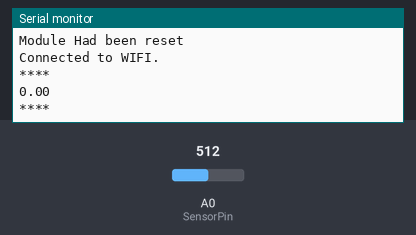
The sketch below on a simulated Arduino Uno, built with avr-gcc and run on an emulated ATmega328P. Shown: the last lines printed to the serial monitor. Inputs (shaded band) come from the test bench; at power-on: A0 (SensorPin) = 512. The modem accepts every AT command (registered, SIM ready, sends succeed) and sends nothing else.

Above: at 15.7 s.
15.8 s: A0 (SensorPin) set to 716
At 17.4 s:
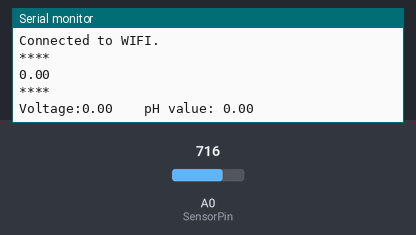
18.8 s: A0 (SensorPin) set to 900
At 25.3 s:
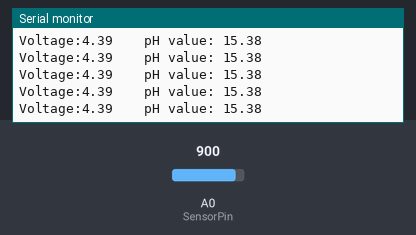
Timing chart, 0 to 26.3 s (numbered marks = the images above; inputs shaded):
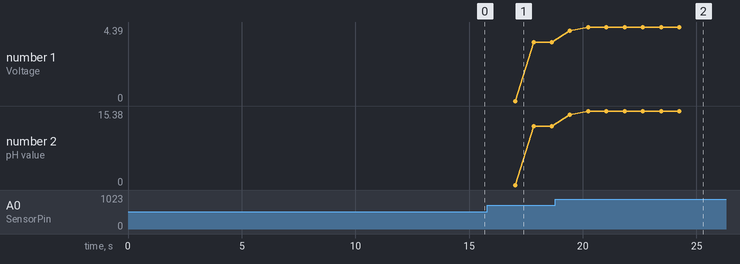

The sketch:

code3.ino
```cpp
//imported libraries
#include <SoftwareSerial.h>


static char respBuffer[4096];

// global constant
//const char ssid[] = "ZTEH108N_09850";
//const char ssidPass[] = "bawaldownload888";
//const char hostName[] = "http://192.168.43.198";

//const char ssid[] = "The-Promised-LAN-Jr";
//const char ssidPass[] = "passwordallcaps";
//const char hostName[] = "http://192.168.43.198";

const char ssid[] = "efs";
const char ssidPass[] = "starksten";
const char hostName[] = "http://192.168.43.198";

//const char ssid[] = "U-HACK";
//const char ssidPass[] = "UHACK@2018";
//const char hostName[] = "http://192.168.43.198";
const short hostPort = 9000;

unsigned long lastTimeMillis = 0;

String data = "tae:123";


// global var
float phValueGlobal = 0;
boolean isSetup = false;
String response = "";
String soil = "";
boolean sending = false;
boolean opened = false;
char temp[200];

SoftwareSerial esp8266(2, 3); /* RX:D3, TX:D2 */

#define SensorPin A0            //pH meter Analog output to Arduino Analog Input 0
#define Offset 0.00            //deviation compensate

#define samplingInterval 20
#define printInterval 800
#define ArrayLenth  40    //times of collection
int pHArray[ArrayLenth];   //Store the average value of the sensor feedback
int pHArrayIndex = 0;

void setup() {
  Serial.println("pH meter experiment!");
  esp8266.begin(115200);
  Serial.begin(115200);

  reset();
  delay(500);
  setupConfiguration();
  delay(1000);
  connect();
  delay(500);
  establishTCPConnection();
  delay(500);

}


void loop() {

  static unsigned long samplingTime = millis();
  static unsigned long printTime = millis();
  static float pHValue, voltage;
  if (millis() - samplingTime > samplingInterval)
  {
    pHArray[pHArrayIndex++] = analogRead(SensorPin);
    if (pHArrayIndex == ArrayLenth)pHArrayIndex = 0;
    voltage = avergearray(pHArray, ArrayLenth) * 5.0 / 1024;
    pHValue = 3.5 * voltage + Offset;
    samplingTime = millis();
  }
  if (millis() - printTime > printInterval)  //Every 800 milliseconds, print a numerical, convert the state of the LED indicator
  {
    Serial.print("Voltage:");
    Serial.print(voltage, 2);
    Serial.print("    pH value: ");
    Serial.println(pHValue, 2);
    phValueGlobal = pHValue;
    printTime = millis();
  }
//  delay(1000);
  send();
  //   getData();
  //   checkResponseValue();
  //   delay(1000);
}

void reset() {
  esp8266.println("AT+RST");
  delay(1000);
  if (esp8266.find("OK")) Serial.println("Module Had been reset");
}

void connect() {
//  const char cmd[] = "AT+CWJAP=\"ZTEH108N_09850\",\"bawaldownload888\"";
//  const char cmd[] = "AT+CWJAP=\"The-Promised-LAN-Jr\",\"passwordallcaps\"";
  const char cmd[] = "AT+CWJAP=\"efs\",\"starksten\"";
//  const char cmd[] = "AT+CWJAP=\"U-HACK\",\"UHACK@2018\"";
  esp8266.println(cmd);
  delay(4000);
  if (esp8266.find("OK")) {
    Serial.println("Connected to WIFI.");
  }
}


void printResponse() {
  while (esp8266.available()) {
    Serial.println(esp8266.readStringUntil('\r'));
  }
}

void establishTCPConnection() {
  //  const char cmd[] = "AT+CIPSTART=\"TCP\",\"192.168.8.107\",3000";
  const char cmd[] = "AT+CIPSTART=\"TCP\",\"192.168.43.198\",9000";
  esp8266.println(cmd);
  if (esp8266.find("OK")) {
    //    Serial.println("TCP Connection Ready.");
    delay(1000);
  }
}

void setupConfiguration() {
  esp8266.println("AT+CWMODE=3");
  delay(500);
  esp8266.println("AT+CIPMUX=1");
  delay(500);
  esp8266.println("AT+CIPSERVER=1,80");
  delay(5000);
}

void send() {
  if (millis() - lastTimeMillis > 10000) {
    lastTimeMillis = millis();

    esp8266.println("AT+CIPMUX=1");
    delay(500);
    esp8266.println("AT+CIPSTART=4,\"TCP\",\"192.168.43.198\",9000");
    //192.168.10.148 -> lab
    //192.168.254.103 -> dianzel
    delay(500);

    //    char result[20];
    //    FloatToStringNew(phValueGlobal);
    //    Serial.println("****blbalbalbalbalbaalblab");
    //    Serial.println(result);
    Serial.println("****");
    String floatToString = (String)phValueGlobal;
    Serial.println(floatToString);
    Serial.println("****");
    String cmd = getPostRequest(floatToString);
    esp8266.println("AT+CIPSEND=4," + String(cmd.length() + 4));
    delay(1000);
    esp8266.println(cmd);
    delay(500);
    esp8266.println("");
  }

}

void getData() {
  esp8266.println("AT+CIPMUX=1");
  delay(500);
  esp8266.println("AT+CIPSTART=4,\"TCP\",\"192.168.43.198\",9000");
  delay(1000);
  String cmd = "GET /custom/5aa6a508f4ad6f09543c8a2b HTTP/1.1";
  esp8266.println("AT+CIPSEND=4," + String(cmd.length() + 4));
  delay(1000);
  esp8266.println(cmd);
  delay(500);
  esp8266.println("");

}

void checkResponseValue() {

  if (esp8266.available() > 0) {

    Serial.print("PRINTING RESPONSE:");
    printResponse();
  }
}


String getJSON(String data) {
  String json = "\"passcode\":";
  json += "\"";
  json += data;
  json += "\"";
  return json;
}


String getGetRequest() {
  String req = "GET /";
  //  req += "/custom/?d";
  req += "/custom/5aa6a508f4ad6f09543c8a2b";
  req += " HTTP/1.1\r\n";
  return req;
}

String getPostRequest(String postData) {
  String post = "POST /";
  post += "soil";
  post += " HTTP/1.1\r\n";
  post += "Host: ";
  post += hostName;
  post += "\r\n";
  post += "Accept: *";
  post += "/";
  post += "*\r\n";
  post += "Content-Length: ";
  //    post += data.length();
  post += postData.length();
  post += "\r\n";
  post += "Content-Type: application/x-www-form-urlencoded\r\n";
  post += "\r\n";
  post += postData;

  return post;
}

double avergearray(int* arr, int number) {
  int i;
  int max, min;
  double avg;
  long amount = 0;
  if (number <= 0) {
    Serial.println("Error number for the array to avraging!/n");
    return 0;
  }
  if (number < 5) { //less than 5, calculated directly statistics
    for (i = 0; i < number; i++) {
      amount += arr[i];
    }
    avg = amount / number;
    return avg;
  } else {
    if (arr[0] < arr[1]) {
      min = arr[0]; max = arr[1];
    }
    else {
      min = arr[1]; max = arr[0];
    }
    for (i = 2; i < number; i++) {
      if (arr[i] < min) {
        amount += min;      //arr<min
        min = arr[i];
      } else {
        if (arr[i] > max) {
          amount += max;  //arr>max
          max = arr[i];
        } else {
          amount += arr[i]; //min<=arr<=max
        }
      }//if
    }//for
    avg = (double)amount / (number - 2);
  }//if
  return avg;
}
```

Measured:
- after the input at 18.8 s, the serial monitor: prints a new line after 0.64 s (image 2)
- plotted number 1: 3.5 → 4.39 after the input at 18.8 s
- plotted number 2: 12.24 → 15.38 after the input at 18.8 s
